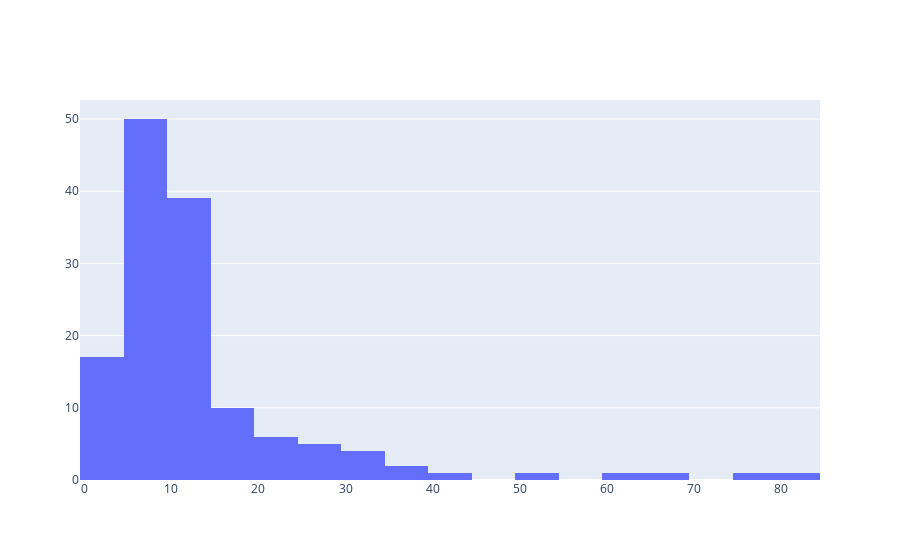

Notebook code for this chart:
### Markdown cell above
#### Version 1

### Code cell
# evaluate how to define download groups 
x = top_ds_v1['count'].tolist()
fig = go.Figure(data=[go.Histogram(x=x)])
fig.show()

### Figure 1 — Plotly figure (JSON) as saved in the notebook; plotly's stock layout.template omitted (floating-point values rounded to 4 significant figures; data arrays with more than 128 entries replaced by an {"elided": "..."} marker saying what was removed)
{"data": [{"type": "histogram", "x": {"elided": "139 int values"}}], "layout": {}}
